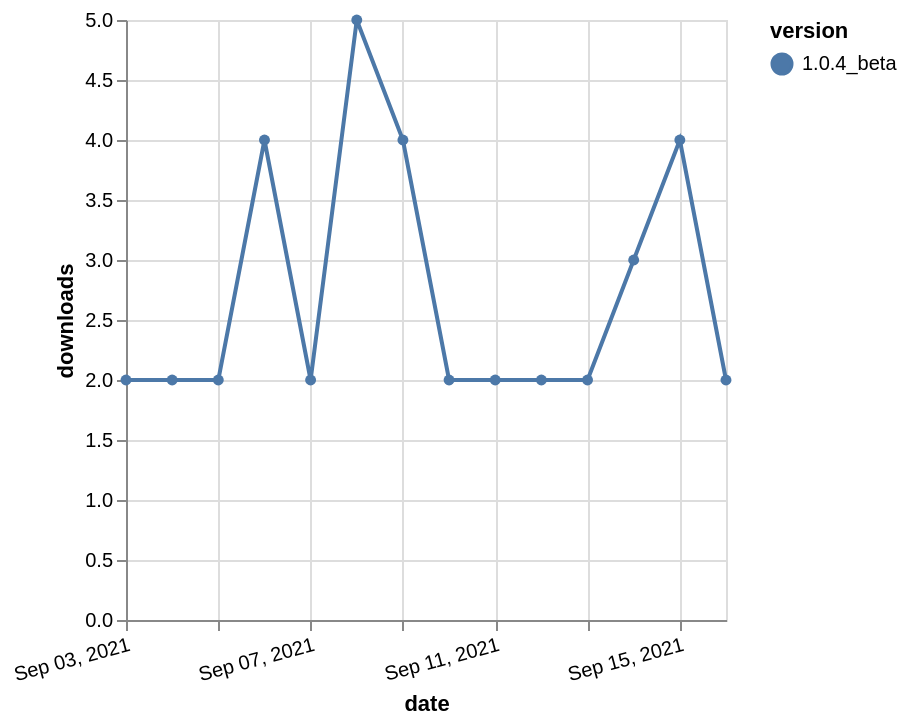

Describe this chart as a Vega-Lite specification.
### Vega-Lite specification from a JSON file in a GitHub repository (floating-point values rounded to 4 significant figures)
{"$schema": "https://vega.github.io/schema/vega-lite/v5.json", "description": "A simple bar chart with embedded data.", "data": {"values": [{"date": "2021-09-03", "total": 1052, "delta": 2, "version": "1.0.4_beta"}, {"date": "2021-09-04", "total": 1054, "delta": 2, "version": "1.0.4_beta"}, {"date": "2021-09-05", "total": 1056, "delta": 2, "version": "1.0.4_beta"}, {"date": "2021-09-06", "total": 1060, "delta": 4, "version": "1.0.4_beta"}, {"date": "2021-09-07", "total": 1062, "delta": 2, "version": "1.0.4_beta"}, {"date": "2021-09-08", "total": 1067, "delta": 5, "version": "1.0.4_beta"}, {"date": "2021-09-09", "total": 1071, "delta": 4, "version": "1.0.4_beta"}, {"date": "2021-09-10", "total": 1073, "delta": 2, "version": "1.0.4_beta"}, {"date": "2021-09-11", "total": 1075, "delta": 2, "version": "1.0.4_beta"}, {"date": "2021-09-12", "total": 1077, "delta": 2, "version": "1.0.4_beta"}, {"date": "2021-09-13", "total": 1079, "delta": 2, "version": "1.0.4_beta"}, {"date": "2021-09-14", "total": 1082, "delta": 3, "version": "1.0.4_beta"}, {"date": "2021-09-15", "total": 1086, "delta": 4, "version": "1.0.4_beta"}, {"date": "2021-09-16", "total": 1088, "delta": 2, "version": "1.0.4_beta"}]}, "width": "container", "mark": {"type": "line", "point": {"filled": true}}, "encoding": {"x": {"field": "date", "type": "temporal", "timeUnit": "yearmonthdate", "title": "date", "axis": {"labelAngle": -15}}, "y": {"field": "delta", "type": "quantitative", "title": "downloads"}, "color": {"field": "version", "type": "nominal"}, "tooltip": {"field": "delta"}}}
